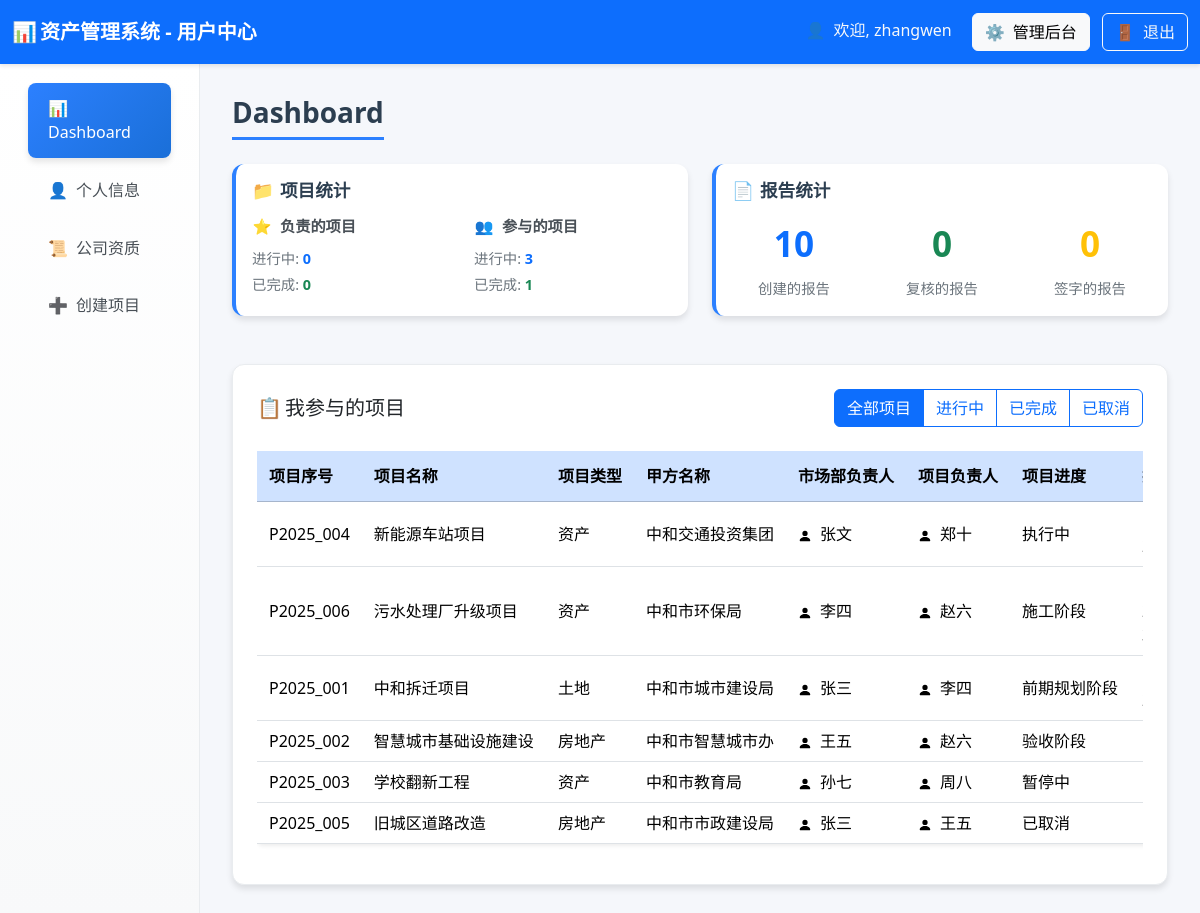
Page /user_dashboard (signed in) on the earlier database version.
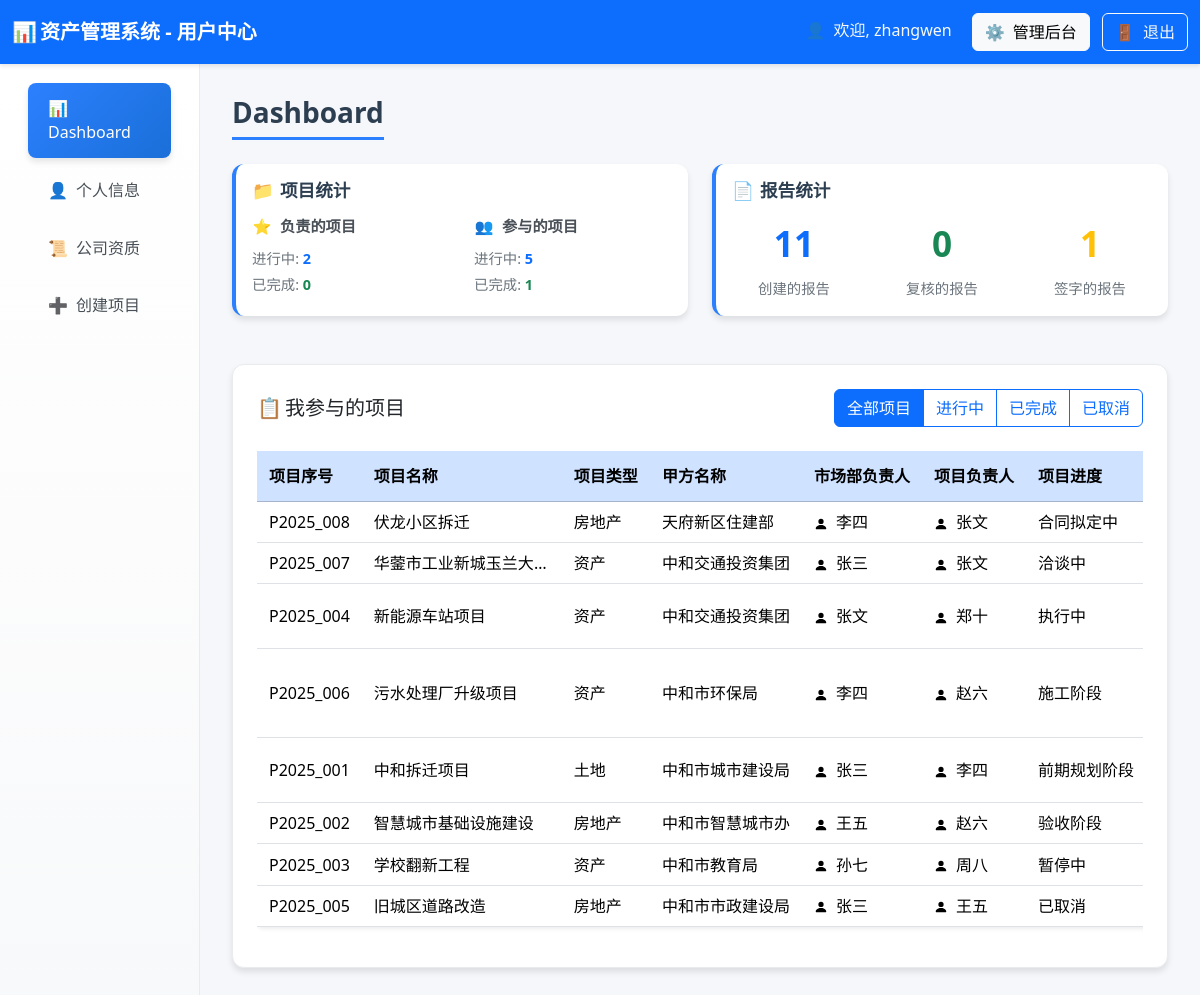
Same page on the later database version.
### tables this page shows
CREATE TABLE projects (
        id INTEGER PRIMARY KEY AUTOINCREMENT,
        project_no TEXT,                 -- ① 项目序号
        name TEXT,                       -- ② 项目名称
        project_type TEXT,               -- ③ 项目类型
        client_name TEXT,                -- ④ 甲方名称
        market_leader TEXT,              -- ⑤ 市场部负责人用户名
        project_leader TEXT,             -- ⑥ 项目负责人用户名
        progress TEXT,                   -- ⑦ 项目进度
        report_numbers TEXT,             -- ⑧ 报告号（多个以逗号分隔）
        amount REAL,                     -- ⑨ 合同金额
        is_paid TEXT,                    -- ⑩ 是否收费（是/否）
        creator TEXT,                    -- ⑪ 项目创建人用户名
        creator_realname TEXT,           -- ⑫ 项目创建人真实姓名
        start_date TEXT,                 -- ⑬ 开始日期
        end_date TEXT,                   -- ⑭ 结束日期
        status TEXT,                     -- ⑮ 状态
        contract_file TEXT,
        create_date TEXT
    );

CREATE TABLE users (
        id INTEGER PRIMARY KEY AUTOINCREMENT,
        username TEXT UNIQUE,
        realname TEXT,
        user_type TEXT,
        password TEXT,
        phone TEXT,
        email TEXT,
        hire_date TEXT,
        education TEXT,
        position TEXT,
        department TEXT,
        status TEXT DEFAULT 'active',  -- active-在职, inactive-离职
        create_time TEXT DEFAULT CURRENT_TIMESTAMP,
        update_time TEXT DEFAULT CURRENT_TIMESTAMP
    );

### routes/user_routes.py (the view)
@router.get("/user_dashboard", response_class=HTMLResponse)
async def user_dashboard(
    request: Request,
    user: dict = Depends(login_required),
    db: sqlite3.Connection = Depends(get_db)
):
    data = await user_service.get_user_dashboard_data(request, user, db)
    return templates.TemplateResponse("user_dashboard.html", {
        "request": request,
        "user": user,
        "dashboard_data": data
    })

### templates/user_dashboard.html (shortened to what this page needs)
<!DOCTYPE html>
<html lang="zh-CN">
<head>
    <link href="https://cdn.jsdelivr.net/npm/bootstrap@5.3.2/dist/css/bootstrap.min.css" rel="stylesheet">
    <link rel="stylesheet"
        href="https://cdnjs.cloudflare.com/ajax/libs/bootstrap-icons/1.11.0/font/bootstrap-icons.min.css">
</head>
<body>
    <nav class="navbar navbar-dark bg-primary">
        <div class="container-fluid">
            <span class="navbar-brand mb-0 h1 fw-bold">
                <span class="fallback-icon">📊</span>资产管理系统 - 用户中心
            </span>
            <div>
                <span class="text-light me-3">
                    <span class="fallback-icon">👤</span>欢迎, {{ user.username }}
                </span>
                {% if user.user_type == 'admin' %}
                <a href="/admin_projects" class="btn btn-light me-2">
                    <span class="fallback-icon">⚙️</span>管理后台
                </a>
                {% endif %}
                <a href="/logout" class="btn btn-outline-light">
                    <span class="fallback-icon">🚪</span>退出
                </a>
            </div>
        </div>
    </nav>
    <div class="container-fluid">
        <div class="row">
            <div class="col-md-3 col-lg-2 sidebar">
                <nav class="nav flex-column p-3">
                    <a class="nav-link active" href="/user_dashboard">
                        <span class="fallback-icon">📊</span>Dashboard
                    </a>
                    <a class="nav-link" href="/user_profile">
                        <span class="fallback-icon">👤</span>个人信息
                    </a>
                    <a class="nav-link" href="/company_qualifications">
                        <span class="fallback-icon">📜</span>公司资质
                    </a>
                    <a class="nav-link" href="/create_project">
                        <span class="fallback-icon">➕</span>创建项目
                    </a>
                </nav>
            </div>
            <div class="col-md-9 col-lg-10 main-content">
                <h3 class="page-title">Dashboard</h3>
                <div class="row mb-4">
                    <div class="col-md-6 mb-4">
                        <div class="card stat-card h-100">
                            <div class="card-body">
                                <h5 class="card-title">
                                    <span class="fallback-icon">📁</span>项目统计
                                </h5>
                                <div class="row project-stats">
                                    <div class="col-6">
                                        <h6><span class="fallback-icon">⭐</span>负责的项目</h6>
                                        <p class="mb-1">进行中: <span class="text-primary fw-bold">{{
                                                dashboard_data.responsible_projects.get('active', 0) }}</span></p>
                                        <p>已完成: <span class="text-success fw-bold">{{
                                                dashboard_data.responsible_projects.get('completed', 0) }}</span></p>
                                    </div>
                                    <div class="col-6">
                                        <h6><span class="fallback-icon">👥</span>参与的项目</h6>
                                        <p class="mb-1">进行中: <span class="text-primary fw-bold">{{
                                                dashboard_data.participated_projects.get('active', 0) }}</span></p>
                                        <p>已完成: <span class="text-success fw-bold">{{
                                                dashboard_data.participated_projects.get('completed', 0) }}</span></p>
                                    </div>
                                </div>
                            </div>
                        </div>
                    </div>
                    <div class="col-md-6 mb-4">
                        <div class="card stat-card h-100">
                            <div class="card-body">
                                <h5 class="card-title">
                                    <span class="fallback-icon">📄</span>报告统计
                                </h5>
                                <div class="row text-center">
                                    <div class="col-4">
                                        <div class="stats-number text-primary">{{ dashboard_data.created_reports }}
                                        </div>
                                        <div class="stats-label">创建的报告</div>
                                    </div>
                                    <div class="col-4">
                                        <div class="stats-number text-success">{{ dashboard_data.reviewed_reports }}
                                        </div>
                                        <div class="stats-label">复核的报告</div>
                                    </div>
                                    <div class="col-4">
                                        <div class="stats-number text-warning">{{ dashboard_data.signed_reports }}</div>
                                        <div class="stats-label">签字的报告</div>
                                    </div>
                                </div>
                            </div>
                        </div>
                    </div>
                </div>
                <div class="projects-table-container">
                    <div class="table-header">
                        <h5 class="mb-0"><span class="fallback-icon">📋</span>我参与的项目</h5>
                        <div class="filter-controls">
                            <div class="btn-group" role="group">
                                <label class="btn btn-outline-primary" for="allProjects">全部项目</label>
                                <label class="btn btn-outline-primary" for="activeProjects">进行中</label>
                                <label class="btn btn-outline-primary" for="completedProjects">已完成</label>
                                <label class="btn btn-outline-primary" for="cancelledProjects">已取消</label>
                            </div>
                        </div>
                    </div>
                    <div class="table-container">
                        <table class="table table-hover bg-white rounded shadow-sm">
                            <thead class="table-primary">
                                <tr>
                                    <th>项目序号</th>
                                    <th>项目名称</th>
                                    <th>项目类型</th>
                                    <th>甲方名称</th>
                                    <th>市场部负责人</th>
                                    <th>项目负责人</th>
                                    <th>项目进度</th>
                                    <th>报告号</th>
                                </tr>
                            </thead>
                            <tbody id="projectsTableBody">
                                {% for project in dashboard_data.user_projects %}
                                <tr data-status="{{ project.status }}"
                                    onclick="window.location.href='/project/{{ project.project_no }}'">
                                    <td>{{ project.project_no }}</td>
                                    <td>{{ project.name }}</td>
                                    <td>{{ project.project_type }}</td>
                                    <td>{{ project.client_name }}</td>
                                    <td>
                                        {% if project.market_leader_realname %}
                                        <svg xmlns="http://www.w3.org/2000/svg" width="14" height="14"
                                            fill="currentColor" class="bi bi-person-fill me-1" viewBox="0 0 16 16">
                                            <path
                                                d="M3 14s-1 0-1-1 1-4 6-4 6 3 6 4-1 1-1 1H3Zm5-6a3 3 0 1 0 0-6 3 3 0 0 0 0 6Z" />
                                        </svg>
                                        {{ project.market_leader_realname }}
                                        {% else %}
                                        <span class="text-muted">未设置</span>
                                        {% endif %}
                                    </td>
                                    <td>
                                        {% if project.project_leader_realname %}
                                        <svg xmlns="http://www.w3.org/2000/svg" width="14" height="14"
                                            fill="currentColor" class="bi bi-person-fill me-1" viewBox="0 0 16 16">
                                            <path
                                                d="M3 14s-1 0-1-1 1-4 6-4 6 3 6 4-1 1-1 1H3Zm5-6a3 3 0 1 0 0-6 3 3 0 0 0 0 6Z" />
                                        </svg>
                                        {{ project.project_leader_realname }}
                                        {% else %}
                                        <span class="text-muted">未设置</span>
                                        {% endif %}
                                    </td>
                                    <td>{{ project.progress }}</td>
                                    <td>
                                    </td>
                                </tr>
                                {% endfor %}
                            </tbody>
                        </table>
                    </div>
                </div>
            </div>
        </div>
    </div>
</body>
</html>

### templates/user_dashboard.html (style rules this page uses)
:root { --primary-color: #2c80ff; --secondary-color: #6c757d; --success-color: #28a745; --warning-color: #ffc107; --info-color: #17a2b8; --light-bg: #f8f9fa; --card-shadow: 0 4px 6px rgba(0, 0, 0, 0.1); --hover-shadow: 0 8px 15px rgba(0, 0, 0, 0.15); }
body { background-color: #f5f7fb; font-family: 'Segoe UI', Tahoma, Geneva, Verdana, sans-serif; }
.navbar { box-shadow: 0 2px 4px rgba(0, 0, 0, 0.1); padding: 0.8rem 0; }
.sidebar { background: linear-gradient(180deg, #ffffff 0%, #f8f9fa 100%); min-height: calc(100vh - 76px); box-shadow: 2px 0 10px rgba(0, 0, 0, 0.08); border-right: 1px solid #e9ecef; padding: 0; }
.nav-link { color: #495057; padding: 0.85rem 1.25rem; border-radius: 0.5rem; margin: 0.2rem 0.75rem; transition: all 0.3s ease; font-weight: 500; border: none; }
.nav-link.active { background: linear-gradient(135deg, var(--primary-color), #1a6fd8); color: white; box-shadow: var(--card-shadow); }
.main-content { padding: 2rem; background-color: #f5f7fb; }
.page-title { color: #2c3e50; font-weight: 700; margin-bottom: 1.5rem; padding-bottom: 0.5rem; border-bottom: 3px solid var(--primary-color); display: inline-block; }
.stat-card { border: none; border-radius: 12px; box-shadow: var(--card-shadow); transition: all 0.3s ease; border-left: 4px solid var(--primary-color); background: white; }
.stat-card .card-title { color: #2c3e50; font-weight: 600; font-size: 1.1rem; margin-bottom: 1rem; }
.stats-number { font-size: 2.2rem; font-weight: 700; margin-bottom: 0.5rem; }
.stats-label { font-size: 0.9rem; color: var(--secondary-color); font-weight: 500; }
.project-stats h6 { color: #495057; font-weight: 600; margin-bottom: 0.8rem; font-size: 0.95rem; }
.project-stats p { margin-bottom: 0.3rem; font-size: 0.9rem; color: #6c757d; }
table.table tbody tr { cursor: pointer; transition: background-color 0.2s ease; }
.table th { white-space: nowrap; overflow: hidden; text-overflow: ellipsis; max-width: 200px; height: 50px; line-height: 1.2; vertical-align: middle; padding: 8px 12px; }
.table-container { width: 100%; overflow-x: auto; }
.table { min-width: 1200px; table-layout: auto; }
.table td { white-space: nowrap; overflow: hidden; text-overflow: ellipsis; max-width: 200px; vertical-align: middle; padding: 8px 12px; }
.projects-table-container { background: white; border-radius: 12px; padding: 1.5rem; box-shadow: var(--card-shadow); border: 1px solid #e9ecef; margin-top: 1.5rem; }
.table-header { display: flex; justify-content: space-between; align-items: center; margin-bottom: 1.5rem; flex-wrap: wrap; gap: 1rem; }
.filter-controls { display: flex; gap: 1rem; align-items: center; flex-wrap: wrap; }
.fallback-icon { display: inline-block; width: 20px; text-align: center; margin-right: 8px; }

Differences in the rows shown:
added projects: project_no "P2025_008", name "伏龙小区拆迁", project_type "房地产", client_name "天府新区住建部", progress "合同拟定中"
added projects: project_no "P2025_007", name "华蓥市工业新城玉兰大…", project_type "资产", client_name "中和交通投资集团", progress "洽谈中"
Other differences:
{{ dashboard_data.responsible_projects.get('active', 0) }}: "0" → "2"
{{ dashboard_data.participated_projects.get('active', 0) }}: "3" → "5"
{{ dashboard_data.created_reports }}: "10" → "11"
{{ dashboard_data.signed_reports }}: "0" → "1"
new list line: "李四"
new list line: "张文"
new list line: "张三"
